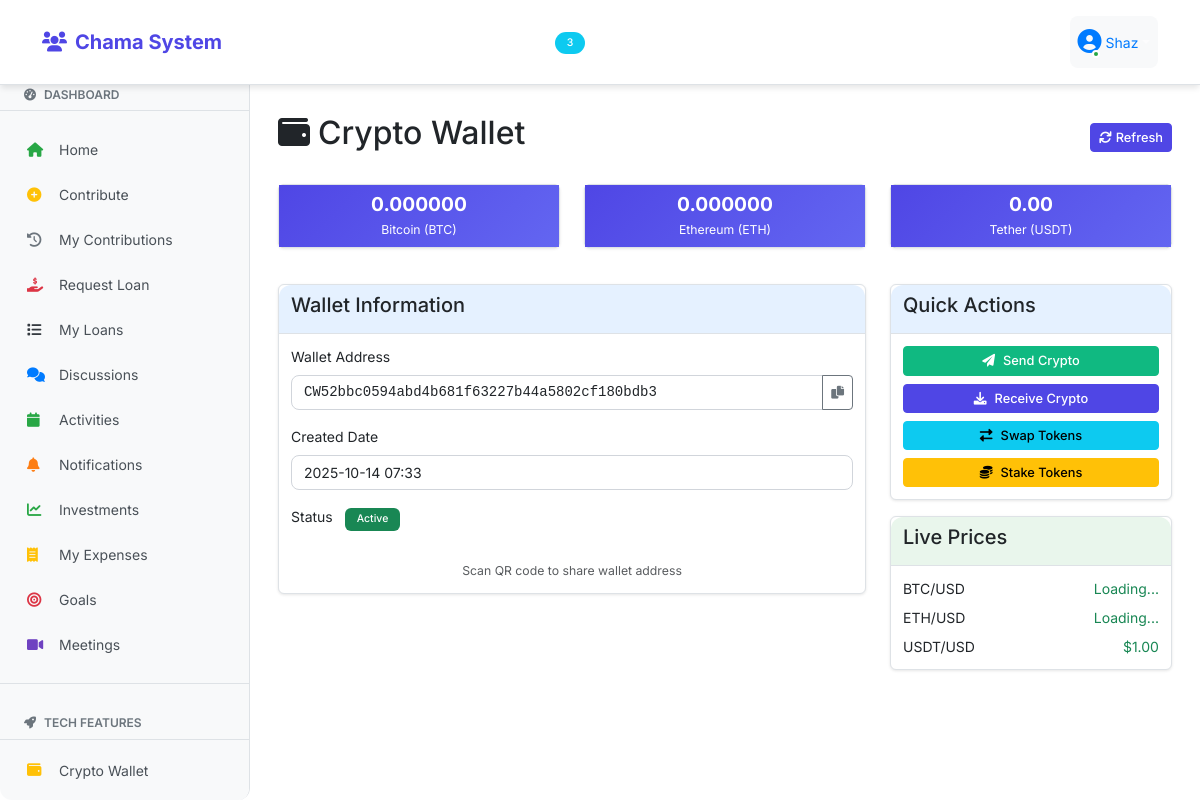
Screenshot of /crypto-wallet (signed in) with the database file from the repository.
### fixed_app.py (models this page shows, shortened)
class User(db.Model, UserMixin):
    id = db.Column(db.Integer, primary_key=True)
    username = db.Column(db.String(80), unique=True, nullable=False)
    password = db.Column(db.String(200), nullable=False)
    is_admin = db.Column(db.Boolean, default=False)
    last_seen = db.Column(db.DateTime, default=datetime.utcnow)
    is_online = db.Column(db.Boolean, default=False)
    members = db.relationship('Member', backref='user', lazy=True)

class CryptoWallet(db.Model):
    id = db.Column(db.Integer, primary_key=True)
    member_id = db.Column(db.Integer, db.ForeignKey('member.id'), nullable=False)
    wallet_address = db.Column(db.String(100), unique=True, nullable=False)
    private_key_hash = db.Column(db.String(256), nullable=False)
    balance_btc = db.Column(db.Float, default=0)
    balance_eth = db.Column(db.Float, default=0)
    balance_usdt = db.Column(db.Float, default=0)
    created_date = db.Column(db.DateTime, default=datetime.utcnow)
    is_active = db.Column(db.Boolean, default=True)

### fixed_app.py (the view, shortened to what this page needs)
@app.route('/crypto-wallet')
@login_required
def crypto_wallet():
    member = Member.query.filter_by(user_id=current_user.id).first()
    if not member:
        flash('No member profile found', 'danger')
        return redirect(url_for('index'))
    wallet = CryptoWallet.query.filter_by(member_id=member.id).first()
    return render_template('crypto/wallet.html', wallet=wallet)

### fixed_app.py (called while the page is built)
@login_manager.user_loader
def load_user(user_id):
    return db.session.get(User, int(user_id))

@app.context_processor
def inject_counts():
    if current_user.is_authenticated:
        unread_count = Notification.query.filter_by(user_id=current_user.id, is_read=False).count()
        discussion_count = Discussion.query.count()
        return dict(unread_notifications_count=unread_count, discussion_count=discussion_count)
    return dict(unread_notifications_count=0, discussion_count=0)

### templates/crypto/wallet.html (shortened to what this page needs)
{% extends "base.html" %}
{% block content %}
<div class="container-fluid py-4">
    <div class="d-flex justify-content-between align-items-center mb-4">
        <h2><i class="fas fa-wallet me-2"></i>Crypto Wallet</h2>
        <div>
            <button class="btn btn-primary" onclick="refreshBalances()">
                <i class="fas fa-sync me-1"></i>Refresh
            </button>
        </div>
    </div>
    <div class="row mb-4">
        <div class="col-md-4">
            <div class="card bg-warning text-dark">
                <div class="card-body stats-card text-center">
                    <h4>{{ "%.6f"|format(wallet.balance_btc) }}</h4>
                    <small>Bitcoin (BTC)</small>
                </div>
            </div>
        </div>
        <div class="col-md-4">
            <div class="card bg-info text-white">
                <div class="card-body stats-card text-center">
                    <h4>{{ "%.6f"|format(wallet.balance_eth) }}</h4>
                    <small>Ethereum (ETH)</small>
                </div>
            </div>
        </div>
        <div class="col-md-4">
            <div class="card bg-success text-white">
                <div class="card-body stats-card text-center">
                    <h4>{{ "%.2f"|format(wallet.balance_usdt) }}</h4>
                    <small>Tether (USDT)</small>
                </div>
            </div>
        </div>
    </div>
    <div class="row">
        <div class="col-md-8">
            <div class="card">
                <div class="card-header">
                    <h5>Wallet Information</h5>
                </div>
                <div class="card-body">
                    <div class="mb-3">
                        <label class="form-label">Wallet Address</label>
                        <div class="input-group">
                            <input type="text" class="form-control font-monospace"
                                   value="{{ wallet.wallet_address }}" readonly>
                            <button class="btn btn-outline-secondary" onclick="copyToClipboard('{{ wallet.wallet_address }}')">
                                <i class="fas fa-copy"></i>
                            </button>
                        </div>
                    </div>
                    <div class="mb-3">
                        <label class="form-label">Created Date</label>
                        <input type="text" class="form-control"
                               value="{{ wallet.created_date.strftime('%Y-%m-%d %H:%M') }}" readonly>
                    </div>
                    <div class="mb-3">
                        <label class="form-label">Status</label>
                        <span class="badge bg-{{ 'success' if wallet.is_active else 'danger' }} ms-2">
                            {{ 'Active' if wallet.is_active else 'Inactive' }}
                        </span>
                    </div>
                    <div class="text-center mt-4">
                        <small class="text-muted">Scan QR code to share wallet address</small>
                    </div>
                </div>
            </div>
        </div>
        <div class="col-md-4">
            <div class="card">
                <div class="card-header">
                    <h5>Quick Actions</h5>
                </div>
                <div class="card-body">
                    <div class="d-grid gap-2">
                        <button class="btn btn-success" onclick="showSendModal()">
                            <i class="fas fa-paper-plane me-2"></i>Send Crypto
                        </button>
                        <button class="btn btn-primary" onclick="showReceiveModal()">
                            <i class="fas fa-download me-2"></i>Receive Crypto
                        </button>
                        <button class="btn btn-info" onclick="showSwapModal()">
                            <i class="fas fa-exchange-alt me-2"></i>Swap Tokens
                        </button>
                        <button class="btn btn-warning" onclick="showStakeModal()">
                            <i class="fas fa-coins me-2"></i>Stake Tokens
                        </button>
                    </div>
                </div>
            </div>
            <div class="card mt-3">
                <div class="card-header">
                    <h5>Live Prices</h5>
                </div>
                <div class="card-body">
                    <div class="d-flex justify-content-between mb-2">
                        <span>BTC/USD</span>
                        <span class="text-success" id="btc-price">Loading...</span>
                    </div>
                    <div class="d-flex justify-content-between mb-2">
                        <span>ETH/USD</span>
                        <span class="text-success" id="eth-price">Loading...</span>
                    </div>
                    <div class="d-flex justify-content-between">
                        <span>USDT/USD</span>
                        <span class="text-success" id="usdt-price">$1.00</span>
                    </div>
                </div>
            </div>
        </div>
    </div>
</div>
{% endblock %}

### templates/navbar.html (shortened to what this page needs)
<nav class="navbar navbar-expand-lg navbar-dark bg-primary">
    <div class="container">
        <a class="navbar-brand" href="{{ url_for('index') }}">
            <i class="fas fa-users me-2"></i>Chama System
        </a>
        <div class="collapse navbar-collapse" id="navbarNav">
            {% if current_user.is_authenticated %}
            <ul class="navbar-nav me-auto">
                <li class="nav-item">
                    <a class="nav-link {% if request.path == url_for('index') %}active{% endif %}" href="{{ url_for('index') }}">
                        <i class="fas fa-home me-1"></i>Home
                    </a>
                </li>
                <li class="nav-item">
                    <a class="nav-link {% if request.path == url_for('contributions') %}active{% endif %}" href="{{ url_for('contributions') }}">
                        <i class="fas fa-money-bill-wave me-1"></i>Contributions
                    </a>
                </li>
                <li class="nav-item">
                    <a class="nav-link {% if request.path == url_for('discussions') %}active{% endif %}" href="{{ url_for('discussions') }}">
                        <i class="fas fa-comments me-1"></i>Discussions
                        {% if discussion_count > 0 %}
                            <span class="badge bg-info rounded-pill ms-1">{{ discussion_count }}</span>
                        {% endif %}
                    </a>
                </li>
                <li class="nav-item dropdown">
                    <a class="nav-link dropdown-toggle" href="#" id="menuDropdown" role="button" data-bs-toggle="dropdown">
                        <i class="fas fa-bars me-1"></i>Menu
                    </a>
                </li>
            </ul>
            <ul class="navbar-nav">
                <li class="nav-item dropdown">
                    <a class="nav-link dropdown-toggle user-dropdown" href="#" id="navbarDropdown" role="button"
                       data-bs-toggle="dropdown" aria-expanded="false">
                        <div class="user-avatar">
                            <i class="fas fa-user-circle"></i>
                            <span class="online-dot"></span>
                        </div>
                        <span class="ms-1" style="color: #007bff;">{{ current_user.username }}</span>
                    </a>
                </li>
            </ul>
            {% endif %}
        </div>
    </div>
</nav>

### static/modern-ui.css (style rules this page uses)
:root { --primary: #4f46e5; --secondary: #6b7280; --success: #10b981; --warning: #f59e0b; --danger: #ef4444; --info: #3b82f6; --light: #f8fafc; --dark: #1f2937; --border-radius: 12px; --shadow: 0 4px 6px -1px rgba(0, 0, 0, 0.1); --shadow-lg: 0 10px 15px -3px rgba(0, 0, 0, 0.1); }
body { font-family: 'Inter', -apple-system, BlinkMacSystemFont, sans-serif; background: white; min-height: 100vh; }
.card { border: none; border-radius: var(--border-radius); box-shadow: var(--shadow); transition: all 0.3s ease; }
.card-header { background: white; border-bottom: 1px solid #e5e7eb; border-radius: var(--border-radius) var(--border-radius) 0 0 !important; padding: 1.25rem; }
.card-body { padding: 1.5rem; }
.btn { border-radius: 8px; font-weight: 500; padding: 0.5rem 1rem; transition: all 0.2s ease; }
.btn-primary { background: var(--primary); border-color: var(--primary); }
.btn-success { background: var(--success); border-color: var(--success); }
.stats-card { background: linear-gradient(135deg, var(--primary), #6366f1); color: white; border: none; }
.stats-card h4 { font-size: 2rem; font-weight: 700; margin-bottom: 0.25rem; }
.navbar { background: white !important; box-shadow: var(--shadow); padding: 1rem 0; }
.navbar-brand { font-weight: 700; color: var(--primary) !important; }
.form-control { border-radius: 8px; border: 1px solid #d1d5db; padding: 0.75rem; transition: all 0.2s ease; }
.badge { border-radius: 6px; font-weight: 500; padding: 0.375rem 0.75rem; }

### templates/base.html (style rules this page uses)
body { background-color: white; font-size: 14px; }
.navbar { position: fixed; top: 0; left: 0; right: 0; z-index: 1030; margin-bottom: 0; background-color: white !important; border-bottom: 1px solid #dee2e6; }
.card-header.bg-primary, .bg-primary { background-color: white !important; color: #333 !important; border-bottom: 1px solid #dee2e6; }
.user-dropdown { background-color: #f8f9fa !important; border-radius: 8px; padding: 0.5rem 1rem; }
body { padding-top: 70px; }
.btn { padding: 0.25rem 0.5rem; font-size: 0.8rem; min-height: auto; border-radius: 0.25rem; }
.form-control, .form-select { padding: 0.375rem 0.75rem; font-size: 0.875rem; min-height: auto; }
.card { border-radius: 0.375rem !important; border: 1px solid #dee2e6; margin-bottom: 0.75rem; box-shadow: 0 1px 3px rgba(0,0,0,0.1); max-width: 400px; }
.container-fluid .card, .main-content .card:not(.auth-card) { max-width: 100%; }
.card-body { padding: 0.75rem; }
.card-header { padding: 0.5rem 0.75rem; background-color: #f8f9fa; border-bottom: 1px solid #dee2e6; font-weight: 600; font-size: 0.9rem; }
.card-header:nth-child(1) { background-color: rgba(0,123,255,0.1); }
.card:nth-child(2) .card-header { background-color: rgba(40,167,69,0.1); }
.stats-card { padding: 0.5rem; }
.stats-card h3, .stats-card h4, .stats-card h5 { font-size: 1.2rem; margin-bottom: 0.1rem; }

### templates/navbar.html (style rules this page uses)
.user-dropdown { display: flex; align-items: center; }
.user-avatar { position: relative; display: inline-block; color: #007bff; font-size: 1.5rem; }
.online-dot { position: absolute; bottom: 2px; right: 2px; width: 8px; height: 8px; background-color: #28a745; border: 2px solid white; border-radius: 50%; animation: pulse-dot 2s infinite; }

### templates/crypto/wallet.html (style rules this page uses)
.font-monospace { font-family: 'Courier New', monospace; }

### rows the page displays
User: username "Shaz"
CryptoWallet: balance_btc "0.000000", balance_eth "0.000000", balance_usdt "0.00", wallet_address "CW52bbc0594abd4b681f63227b44a5802cf180bdb3", created_date "2025-10-14 07:33", is_active "Active"

### other values shown
{{ discussion_count }} "3"
